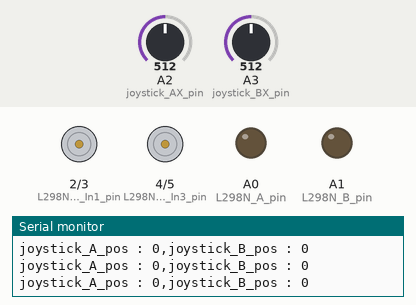
A sketch run on a simulated Arduino Uno, built with avr-gcc and run on an emulated ATmega328P. Parts: motor-driver pin pairs drawn as motors (green arrow = first pin HIGH = forward, orange = second pin HIGH = backward, longer = more drive), output pins drawn as LEDs (lit = HIGH), the last lines printed to the serial monitor. The inputs (shaded band) are chosen by the test bench; at power-on: A2 (joystick_AX_pin) = 512, A3 (joystick_BX_pin) = 512.

Above: at 1.2 s.
1.3 s: A2 (joystick_AX_pin) set to 606
2.8 s: A2 (joystick_AX_pin) set to 631
At 3.6 s:
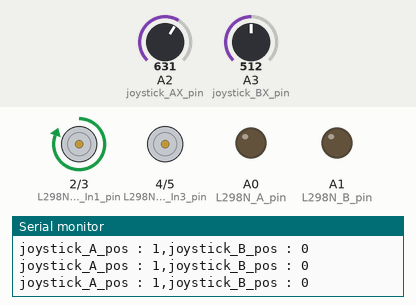
4.3 s: A3 (joystick_BX_pin) set to 603
5.8 s: A3 (joystick_BX_pin) set to 627
At 6.7 s:
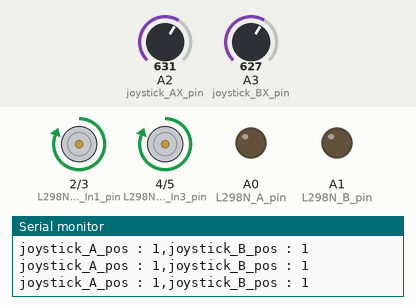
7.3 s: A3 (joystick_BX_pin) set to 511
At 8.3 s:
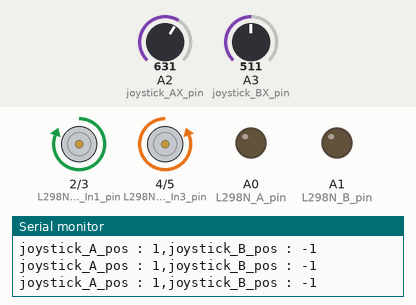
8.8 s: A2 (joystick_AX_pin) set to 511
At 9.9 s:
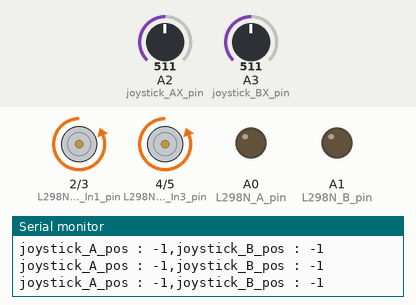
Timing chart, 0 to 11.3 s (numbered marks = the images above; inputs shaded):
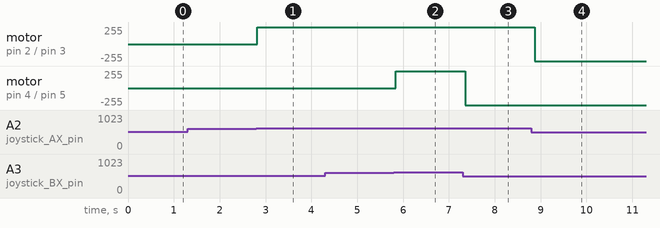

The sketch:

gy_L298N.ino
```cpp
/*
 * gungor 16/12/2017
 * L298N , 2 adet DC motor, 2 joystick
 * 5 iler 5 geri vites
*/
byte joystick_AX_pin = A2;
byte joystick_BX_pin = A3;
byte L298N_A_pin = A0;
byte L298N_A_In1_pin = 2;
byte L298N_A_In2_pin = 3;
byte L298N_B_pin = A1;
byte L298N_B_In3_pin = 4;
byte L298N_B_In4_pin = 5;
int joystick_A_pos =0;
int joystick_B_pos =0;

void setup() {
  pinMode(joystick_AX_pin,INPUT);
  pinMode(joystick_BX_pin,INPUT);
  pinMode(L298N_A_pin,OUTPUT);
  pinMode(L298N_A_In1_pin,OUTPUT);
  pinMode(L298N_A_In2_pin,OUTPUT);
  pinMode(L298N_B_pin,OUTPUT);
  pinMode(L298N_B_In3_pin,OUTPUT);
  pinMode(L298N_B_In4_pin,OUTPUT);

  analogWrite(L298N_A_pin,0);
  digitalWrite(L298N_A_In1_pin,LOW);
  digitalWrite(L298N_A_In2_pin,LOW);
  analogWrite(L298N_B_pin,0);
  digitalWrite(L298N_B_In3_pin,LOW);
  digitalWrite(L298N_B_In4_pin,LOW);

  Serial.begin(9600);
}

void loop() {
  joystick_A_pos = map(analogRead(joystick_AX_pin),0,1023,-5,+5);
  joystick_B_pos = map(analogRead(joystick_BX_pin),0,1023,-5,+5);
  Serial.println("");
  Serial.print("joystick_A_pos : ");
  Serial.print(joystick_A_pos);
   Serial.print(",joystick_B_pos : ");
  Serial.print(joystick_B_pos);

  if (joystick_A_pos > 0) {
    //1= 50, 2 = 100, 3=150,4=200, 5=250 motor hizi ileri
    analogWrite(L298N_A_pin,joystick_A_pos*50);
    digitalWrite(L298N_A_In1_pin,HIGH);
    digitalWrite(L298N_A_In2_pin,LOW);
  }
  else if (joystick_A_pos < 0)  {
    //-1= 50, -2 = 100, -3=150,-4=200, -5=250 motor hizi geri
    analogWrite(L298N_A_pin,joystick_A_pos*50*-1);
    digitalWrite(L298N_A_In1_pin,LOW);
    digitalWrite(L298N_A_In2_pin,HIGH);
  }
  else  {
    // motor stop
    digitalWrite(L298N_A_In1_pin,LOW);
    digitalWrite(L298N_A_In2_pin,LOW);
  }
  if (joystick_B_pos > 0) {
    //1= 50, 2 = 100, 3=150,4=200, 5=250 motor hizi ileri
    analogWrite(L298N_B_pin,joystick_B_pos*50);
    digitalWrite(L298N_B_In3_pin,HIGH);
    digitalWrite(L298N_B_In4_pin,LOW);
  }
  else if (joystick_B_pos < 0)  {
    //-1= 50, -2 = 100, -3=150,-4=200, -5=250 motor hizi geri
    analogWrite(L298N_B_pin,joystick_B_pos*50*-1);
    digitalWrite(L298N_B_In3_pin,LOW);
    digitalWrite(L298N_B_In4_pin,HIGH);
  }
  else  {
    // motor stop
    digitalWrite(L298N_B_In3_pin,LOW);
    digitalWrite(L298N_B_In4_pin,LOW);
  }

delay(100);
}
```

Measured:
- the behaviour switches between 613 and 614 on A2 (joystick_AX_pin) (found by bisection; images 0 and 1)
- the behaviour switches between 613 and 614 on A3 (joystick_BX_pin) (found by bisection; images 1 and 2)
- after the input at 2.8 s, motor on pin 2 (L298N_A_In1_pin) / pin 3 (L298N_A_In2_pin): stopped → forward 255/255 at once
- after the input at 5.8 s, motor on pin 4 (L298N_B_In3_pin) / pin 5 (L298N_B_In4_pin): stopped → forward 255/255 after 0.05 s
- after the input at 7.3 s, motor on pin 4 (L298N_B_In3_pin) / pin 5 (L298N_B_In4_pin): forward 255/255 → backward 255/255 after 0.06 s
- after the input at 8.8 s, motor on pin 2 (L298N_A_In1_pin) / pin 3 (L298N_A_In2_pin): forward 255/255 → backward 255/255 after 0.07 s
